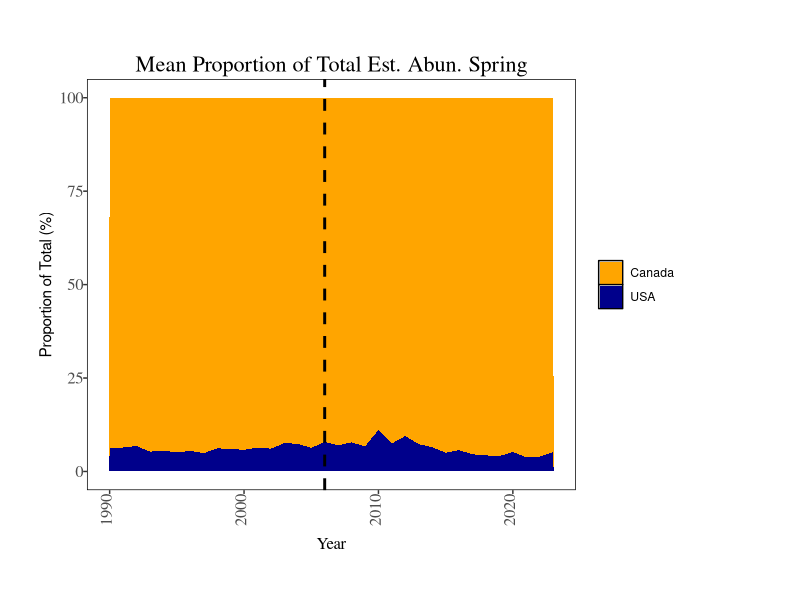

Here is the R script that generated this plot: (Note: this script raises an error after producing the figure.)
library(dplyr)

library(broom)

library(ggplot2)

library(patchwork)

library(grid)  # For unit() function
#theme----
theme_replace(panel.grid.minor = element_blank(), panel.grid.major = element_line(colour="black"),
              
              strip.background=element_rect(colour="black",fill="white"))

theme_set(theme_bw())

theme_replace(legend.key =element_rect(colour="black",fill="white"),
              
              plot.margin = unit(c(1.5,3,1.5,1), "cm"),
              
              #plot.margin=margin(3,4,4,0),
              
              #plot.margin=margin(3,4,4,0),
              
              plot.title=element_text(size=16,vjust=1.5,family="serif"),
              
              legend.background=element_rect(size=.9,colour="white",fill="white"),
              
              strip.text=element_text(size=14,family="serif",angle=0),
              
              panel.border = element_rect(colour = "black",fill=NA),
              
              panel.grid.minor = element_blank(), panel.grid.major = element_blank(),
              
              strip.background=element_rect(colour="black",fill="white"),
              
              axis.text.x = element_text(angle = 90, vjust = 0.2, hjust=1,size=12,family="serif"),
              
              axis.text.y = element_text(angle = 0, vjust = 0.5, hjust=1,size=12,family="serif"),
              
              axis.title.x=element_text(size=12,hjust=0.5,vjust=-2,family="serif"))

pd <- position_dodge(.5)
#END theme----
# Plot abuncance indexed regions ----

FigAbd.Region.Spring <- read.csv(here::here("2025-04-23/Output/IndexAbundance/abundance_ind_Region.Spring.csv"),row.names=NULL)
names(FigAbd.Region.Spring)
Reg_Abundance_coefficients_df <- read.csv(here::here("2025-04-23/Output/IndexAbundance/Reg_Abundance_coefficients_df.csv"),row.names=NULL)
names(Reg_Abundance_coefficients_df)
#To estimate the proportion ot toal abundance by Season, I have to do it here as teh script in 3.3Regional_Proportions can only easily be run if you have VAST
Reg_Prop<-read.csv(here::here("2025-04-23/Output/Proportions/proportions_and_density_Regional.csv"))
#isolate spring 
Reg_Prop_Spring <- subset(Reg_Prop, Reg_Prop$Season == "Spring")
names(Reg_Prop_Spring)
#plot check and adding vars to figure out proportion before and during warming.----
Reg_Prop_Spring$Period<-NULL
Reg_Prop_Spring$Period[Reg_Prop_Spring$Year<2006]<-"Before Warming"
Reg_Prop_Spring$Period[Reg_Prop_Spring$Year>2005]<-"During Warming"
Reg_Prop_Spring$Region<-factor(Reg_Prop_Spring$Index_Region)
names(Reg_Prop_Spring)
library(dplyr)

popr <- Reg_Prop_Spring %>%
  group_by(Period) %>%
  mutate(Total_EstimateForPeriod = sum(Index_Estimate)) %>%
  ungroup() %>%
  group_by(Period, Region) %>%
  summarise(Total_EstimateForRegion = sum(Index_Estimate), 
            Total_EstimateForPeriod = first(Total_EstimateForPeriod)) %>%
  mutate(Prop = Total_EstimateForRegion / Total_EstimateForPeriod * 100) %>%
  ungroup()

Regiona_Proportion_Plot_Spring<-ggplot(Reg_Prop_Spring, aes(x = Year, y = Proportion, fill = Index_Region)) +
  geom_area() +
  scale_fill_manual(values = c("orange", "darkblue")) +
  labs(
    title = "Mean Proportion of Total Est. Abun. Spring",
    x = "Year",
    y = "Proportion of Total (%)",
    fill = NULL
  ) +
  geom_vline(xintercept = 2006, linetype = "dashed", color = "black", size = 1)
##END adding vars to figure out proportion before and during warming.----
popr
##Figure ABD Panel A----
regpal<- c("orange", "darkblue")
colbline<-brewer.pal(3, "Dark2")
custom_labels <- c(
  "Canada: Before (93.9%), During (94%)",
  "USA:    Before ( 6.1%), During ( 6%)"
)
ARegionalPlot<- 
  ggplot(data = FigAbd.Region.Spring, aes(x = Year, y = Index_Estimate/1000000),group=Region)+
  geom_vline(xintercept=2005,lty=2,lwd=1.2)+
  #geom_errorbar(data =  FigAbd.Region.Spring, aes(x = Year, ymin = (Index_Estimate/1000000 - Index_SD/1000000), ymax = (Index_Estimate/1000000 + Index_SD/1000000), color = Region, group = Region), alpha = 0.65) +
  geom_ribbon(aes(x = Year, ymin = Index_Estimate/1000000 - Index_SD/1000000, 
                  ymax = Index_Estimate/1000000 +Index_SD/1000000, 
                  fill = Region), alpha = 0.12) +  # Use geom_ribbon for the SE band
  geom_line(aes(color =  Region), linewidth = 1) +                         # Line for the group
  geom_point(aes(color = Region), shape = 19,size=2.5) +                        # Points for data
  scale_fill_manual(values = regpal) +                    # Custom fill colors
  scale_color_manual(values = regpal) +
  # Combine legends
  guides(color = guide_legend(title = ""),
         fill = "none") + 
  labs(y="Modelled Abundance (Millions)", x="")+
  guides(color = guide_legend(title = ""))+
  annotate("text", x = 1996, y = 4.3, label = "Before Warming", color = "black", size = 5,family = "serif") +
  annotate("text", x = 2014, y = 4.3, label = "During Warming", color = "black", size = 5,family = "serif") +
  #Before
 # annotate("text", x = 1995, y = 3.1, label = "94%", color = "black", size = 4) +
#  annotate("segment", x = 1995, xend = 1995, y = 2.7, yend = 2, arrow = arrow(length = unit(.2, "cm"),type="closed")) +
 # annotate("text", x = 1992, y = .85, label = "6%", color = "black", size = 4) +
  #annotate("segment", x = 1992, xend = 1992, y = .7, yend = .3, arrow = arrow(length = unit(.2, "cm"),type="closed")) +
  #After
  #annotate("text", x = 2015, y = 6.2, label = "94%", color = "black", size = 4) +
  #annotate("segment", x = 2015, xend = 2015, y = 5.7, yend = 5.2, arrow = arrow(length = unit(.2, "cm"),type="closed")) +
  #annotate("text", x = 2015, y = .9, label = "6%", color = "black", size = 4) +
  #annotate("segment", x = 2015, xend = 2015, y = .7, yend = .3, arrow = arrow(length = unit(.2, "cm"),type="closed")) +
  #annotate("rect", xmin = 2004, xmax = 2014, ymin = 3, ymax = 5, alpha = 0.2, fill = "red") +
  theme(text = element_text(family = "serif"),  
        legend.box.background = element_blank(), # Transparent legend box
        legend.position.inside = c(.15,.7),
        legend.text = element_text(size = 14,family="serif"),
        plot.margin=margin(10, 5, 10, 15))
ARegionalPlot
#END Figure ABD A----
#Figure ABD RATE----
Reg_Abundance_coefficients_df$Ord2Region<-factor(Reg_Abundance_coefficients_df$Index_Region, levels=c("USA","Canada"))
#FigAbd.RegionCoef$RevPeriod <- factor(FigAbd.RegionCoef$Period, levels = c("During Warming", "Before Warming")) 
RegionRatesPlot<-
  ggplot(Reg_Abundance_coefficients_df , aes(x = factor(Ord2Region), y = estimate,fill=Period)) +
  geom_errorbar(aes(ymin = conf.low, ymax = conf.high), position = pd) +
  geom_point(shape = 21, size = 3, position = pd) +
  coord_flip() +
  guides(fill = guide_legend(reverse = TRUE)) +  # Reverse the legend order
  scale_fill_manual(values = c("steelblue","orangered" ))+ #Reverse the colors
  geom_hline(yintercept = 0, linetype = "dashed") + # Dashed line for y=0
  ylim(-0.06, 0.06) +
  #theme_minimal() + # A cleaner minimal theme
  theme(
    text = element_text(family = "serif"),  
    legend.position = c(0.25, 0.6),               # Position of the legend
    legend.box.background = element_blank(), # Transparent legend box
    legend.title = element_blank(),             # Hide legend title
    legend.text = element_text(size = 12, family = "serif"), # Customize legend text
    axis.text = element_text(size = 14),      # Customize x-axis label
    axis.title.y = element_blank(),             # Remove y-axis label
    axis.title.x = element_text(size = 14),      # Customize x-axis label
    plot.margin=margin(10,40,20,30))+
  xlab("") +                                     # Clear x-axis label
  ylab("Rate of change in Abundance (log10) /year")
RegionRatesPlot
Figure2AbdAbdRates<-plot_grid(ARegionalPlot, RegionRatesPlot, nrow = 2,rel_heights = c(2, 1),labels = c("(a)", "(b)"))#,align = "v", axis = "lr") # Add labels
Figure2AbdAbdRates
#ggsave(here::here("R/DataforFinalFigs/Figure2AbdAbdRates.tiff"), plot = Figure2AbdAbdRates, dpi = 600, width = 8, height = 6, units = "in", device = "tiff")
# END Plot abundance indexed regions  ----
ggsave(here::here("R/DataforFinalFigs/Figure2AbdAbdRates.jpeg"), plot = Figure2AbdAbdRates, dpi = 600, width = 8, height = 6, units = "in", device = "jpeg")
#EOA plots and table for supplemental----
# PLOT EAO,----
